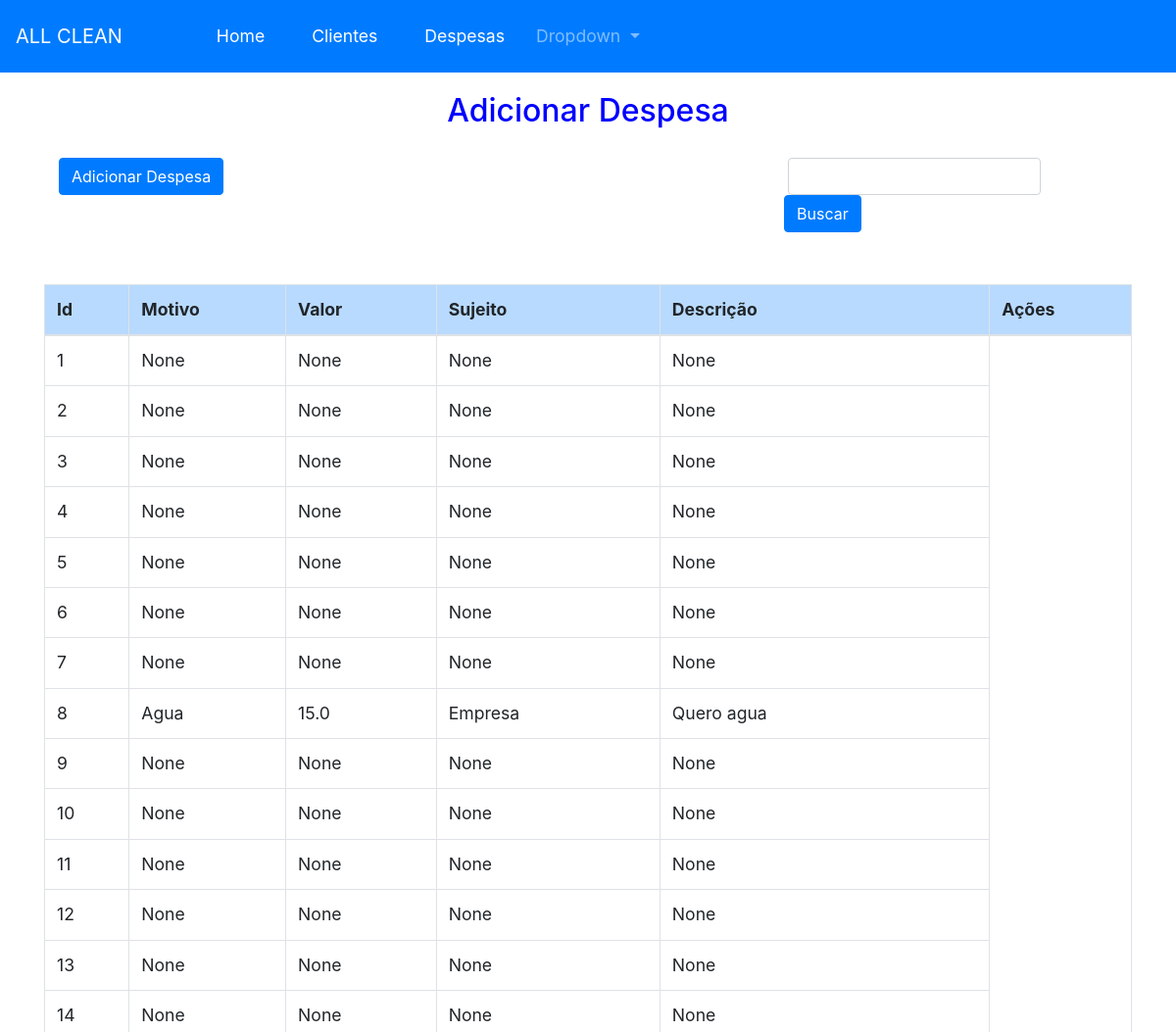
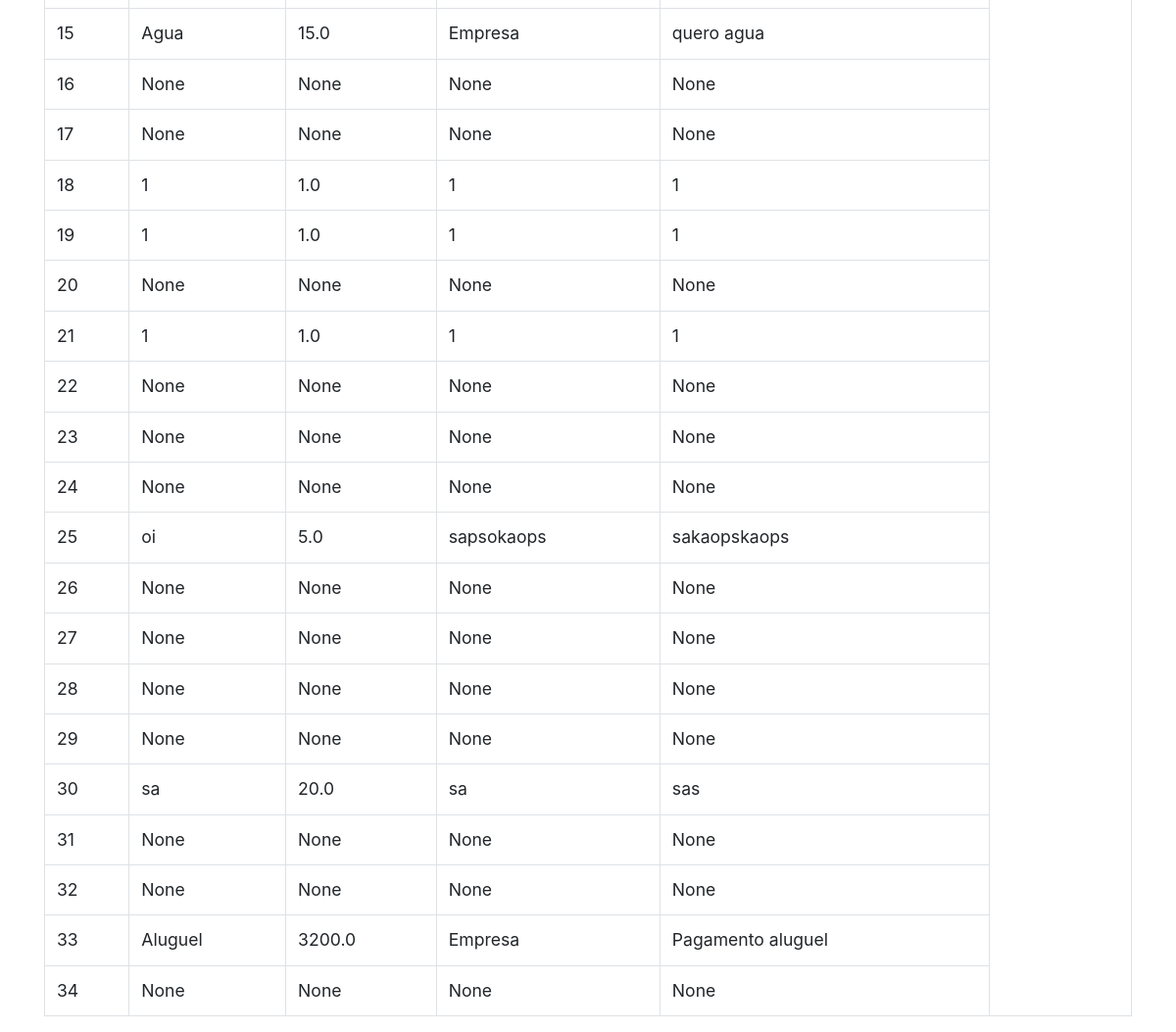
Screenshot of /adicionar_despesa with the database file from the repository (2 pictures, top to bottom).
### App.py (models this page shows, shortened)
class despesas(db.Model): # criando relacionamento entre banco de dados e sistema
    id = db.Column(db.Integer,primary_key=True)
    motivo = db.Column(db.String(50))
    valor = db.Column(db.Float(50))
    sujeito = db.Column(db.String(50))
    descricao = db.Column(db.String(50))

### App.py (the view)
@app.route('/adicionar_despesa',methods= ['GET','POST'])
def adicionar_despesas():
    return render_template('despesas.html',despesas = despesas.query.all())

### Templates/despesas.html (shortened to what this page needs)
{% extends 'base.html' %}
{% block conteudo %}
    <h2 style = 'text-align: center; color: blue; padding: 20px;'>Adicionar Despesa</h2>
    <div class="container">
        <div class="row">
            <div class ='col-sm'>
            <a href="{{url_for('novaDespesa')}}"  class="btn btn-primary">Adicionar Despesa</a>
            </div>
            <div class="input-group col-4">
                <div class="form-outline px-1">
                  <input type="search" id="form1" class="form-control p-1" />
                </div>
                <button type="button" class="btn btn-primary"> Buscar
                </button>
              </div>
         </div>
      </div>
    </div>
    <br>
    <br>
    <div class="container">
    <table class="table table-bordered table-hover">
        <thead class="table-primary">
            <tr>
              <th scope="col">Id</th>
              <th scope="col">Motivo</th>
              <th scope="col">Valor</th>
              <th scope="col">Sujeito</th>
              <th scope="col">Descrição</th>
              <th scope="col">Ações</th>
            </tr>
          </thead>
        <tbody>
    {% for despesa in despesas %}
            <tr>
                <td>{{despesa.id}}</td>
                <td>{{despesa.motivo}}</td>
                <td>{{despesa.valor}}</td>
                <td>{{despesa.sujeito }}</td>
                <td>{{despesa.descricao }}</td>
            </tr>
        </div>
    {% endfor %}
{% endblock conteudo %}

### Templates/base.html (style rules this page uses)
body { font-size: 1.1em; }

### rows the page displays
despesas: id "1", motivo "None", valor "None", sujeito "None", descricao "None"
despesas: id "2", motivo "None", valor "None", sujeito "None", descricao "None"
despesas: id "3", motivo "None", valor "None", sujeito "None", descricao "None"
despesas: id "4", motivo "None", valor "None", sujeito "None", descricao "None"
despesas: id "5", motivo "None", valor "None", sujeito "None", descricao "None"
despesas: id "6", motivo "None", valor "None", sujeito "None", descricao "None"
despesas: id "7", motivo "None", valor "None", sujeito "None", descricao "None"
despesas: id "8", motivo "Agua", valor "15.0", sujeito "Empresa", descricao "Quero agua"
despesas: id "9", motivo "None", valor "None", sujeito "None", descricao "None"
despesas: id "10", motivo "None", valor "None", sujeito "None", descricao "None"
despesas: id "11", motivo "None", valor "None", sujeito "None", descricao "None"
despesas: id "12", motivo "None", valor "None", sujeito "None", descricao "None"
despesas: id "13", motivo "None", valor "None", sujeito "None", descricao "None"
despesas: id "14", motivo "None", valor "None", sujeito "None", descricao "None"
despesas: id "15", motivo "Agua", valor "15.0", sujeito "Empresa", descricao "quero agua"
despesas: id "16", motivo "None", valor "None", sujeito "None", descricao "None"
despesas: id "17", motivo "None", valor "None", sujeito "None", descricao "None"
despesas: id "18", motivo "1", valor "1.0", sujeito "1", descricao "1"
despesas: id "19", motivo "1", valor "1.0", sujeito "1", descricao "1"
despesas: id "20", motivo "None", valor "None", sujeito "None", descricao "None"
despesas: id "21", motivo "1", valor "1.0", sujeito "1", descricao "1"
despesas: id "22", motivo "None", valor "None", sujeito "None", descricao "None"
despesas: id "23", motivo "None", valor "None", sujeito "None", descricao "None"
despesas: id "24", motivo "None", valor "None", sujeito "None", descricao "None"
despesas: id "25", motivo "oi", valor "5.0", sujeito "sapsokaops", descricao "sakaopskaops"
despesas: id "26", motivo "None", valor "None", sujeito "None", descricao "None"
despesas: id "27", motivo "None", valor "None", sujeito "None", descricao "None"
despesas: id "28", motivo "None", valor "None", sujeito "None", descricao "None"
despesas: id "29", motivo "None", valor "None", sujeito "None", descricao "None"
despesas: id "30", motivo "sa", valor "20.0", sujeito "sa", descricao "sas"
despesas: id "31", motivo "None", valor "None", sujeito "None", descricao "None"
despesas: id "32", motivo "None", valor "None", sujeito "None", descricao "None"
despesas: id "33", motivo "Aluguel", valor "3200.0", sujeito "Empresa", descricao "Pagamento aluguel"
despesas: id "34", motivo "None", valor "None", sujeito "None", descricao "None"
